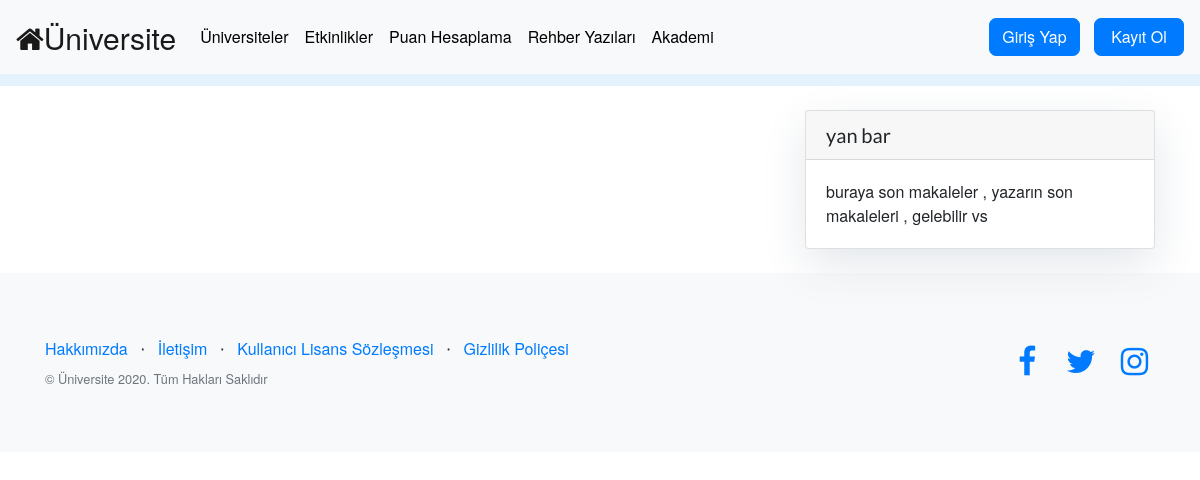
The page /blogs/ on the database as committed earlier.
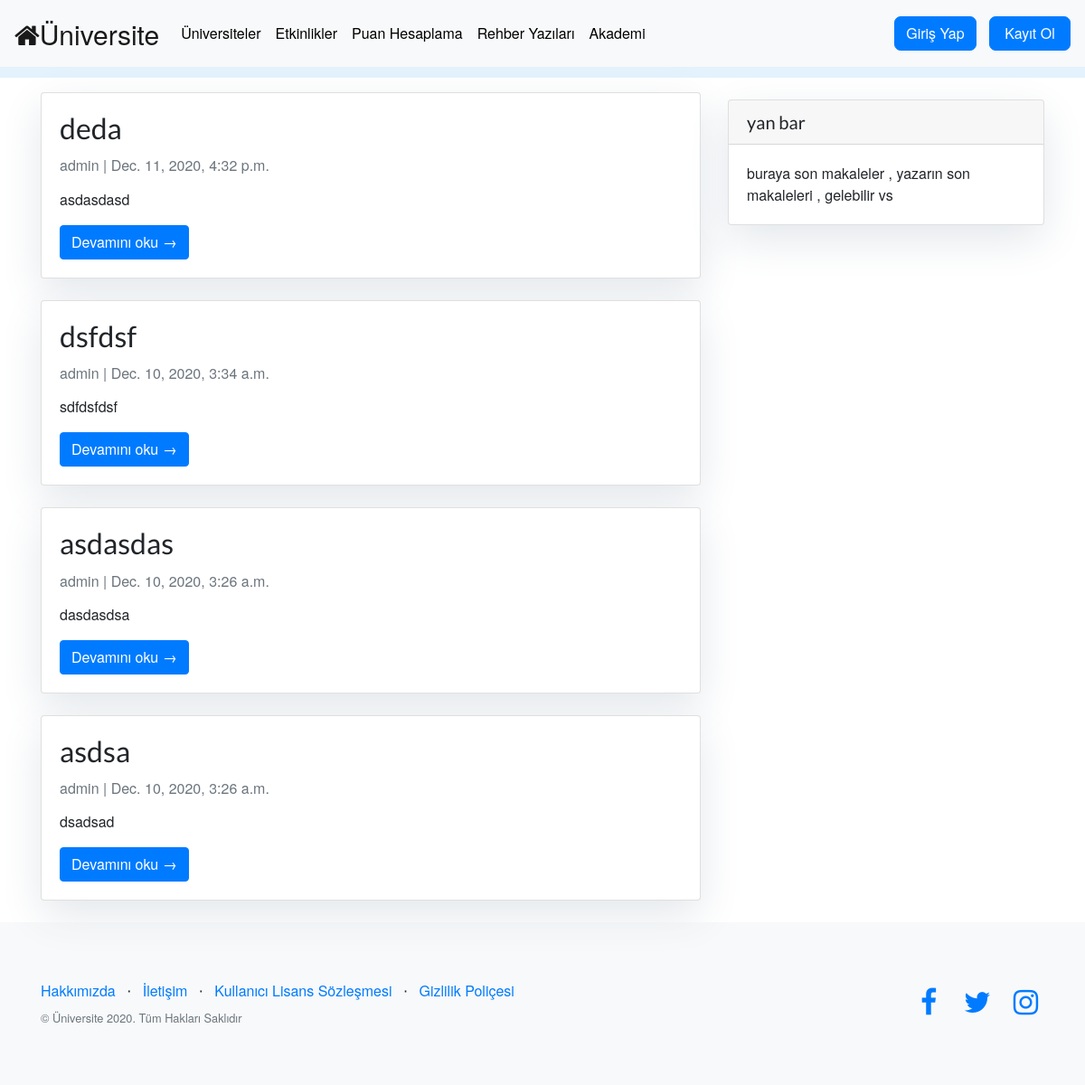
The same page on the database as committed later.
### Apps/blogs/models.py (models this page shows, shortened)
class Blog(models.Model):
    title = models.CharField(max_length=200)
    author = models.ForeignKey(
        settings.AUTH_USER_MODEL,
        on_delete=models.CASCADE,
    )
    body = models.TextField()
    updated_on = models.DateTimeField(auto_now= True)
    created_on = models.DateTimeField(auto_now_add=True)
    class Meta:
        ordering = ['-created_on']

### Apps/users/models.py (models this page shows)
class CustomUser(AbstractUser):
    age = models.PositiveIntegerField(null=True, blank=True)
    followingList = models.ManyToManyField('self', related_name='followerList',symmetrical=False,  blank=True)
    def GetFollowingList(self):
        return "\n".join([p.username for p in self.followingList.all()])
    def GetFollowerList(self):
        return "\n".join([p.username for p in self.followerList.all()])
    GetFollowingList.short_description = 'Following'
    GetFollowerList.short_description = 'Follower'

### Apps/blogs/views.py (the view)
# urls.py: path('', MakaleListView.as_view(), name='makale_home'),
class MakaleListView(ListView):
    model = Blog
    template_name = 'blogs/blog_home.html'

### Apps/blogs/templates/blogs/blog_home.html (shortened to what this page needs)
{% extends 'blogs/base.html' %}
{% block content_blogs %}
<div class="container">
    <div class="row">
        <div class="col-md-8 mt-3 left">
            {% for makale in object_list %}
            <div class="card cardShadow cardShadow mb-4">
                <div class="card-body">
                    <h2 class="card-title">{{ makale.title|slice:":50" }}</h2>
                    <p class="card-text text-muted h6">{{ makale.author }} | {{ makale.created_on}} </p>
                    <p class="card-text">{{makale.body|slice:":200" | linebreaks }}</p>
                    <a href="{% url 'blogs:makale_detail' makale.pk  %}" class="btn btn-primary">Devamını oku
                        &rarr;</a>
                </div>
            </div>
            {% endfor %}
        </div>
        {% block sidebar %} {% include 'blogs/sidebar.html' %} {% endblock sidebar %}
    </div>
</div>
{% endblock content_blogs %}

### Apps/blogs/templates/blogs/base.html (shortened to what this page needs)
{% extends 'users/base.html' %}
{% block content %}
 <nav class="navbar navbar-light" style="background-color: #e3f2fd;">
</nav>
{% block content_blogs %}
{% endblock content_blogs %}
{% endblock content %}

### Apps/users/templates/users/base.html (shortened to what this page needs)
<!DOCTYPE html>
<html>
<head>
    {% load static %}
    <link rel="stylesheet" href="{% static 'assets/bootstrap/css/bootstrap.min.css' %}">
    <link rel="stylesheet" href="https://cdn.jsdelivr.net/npm/bootstrap@4.5.3/dist/css/bootstrap.min.css">
    <link rel="stylesheet" href="{% static 'assets/fonts/font-awesome.min.css'%}">
    <link rel="stylesheet" href="{% static 'assets/fonts/simple-line-icons.min.css'%}">
    <link rel="stylesheet" href="https://cdnjs.cloudflare.com/ajax/libs/animate.css/3.5.2/animate.min.css">
    <link rel="stylesheet" href="https://cdnjs.cloudflare.com/ajax/libs/aos/2.2.0/aos.css">
    <link rel="stylesheet" href="{% static 'assets/css/magnific-popup.min.css'%}">
    <link rel="stylesheet" href="{% static 'assets/css/style.css'%}">
    <link rel="stylesheet" href="{% static 'assets/css/Bootstrap-Calendar.css'%}">
    <link rel="stylesheet" href="{% static 'assets/css/photo.min.css'%}">
    <link rel="stylesheet" href="https://unpkg.com/leaflet@1.7.1/dist/leaflet.css"
/>
</head>
<body style="min-height: 300px;">
    <nav class="navbar navbar-light navbar-expand fixed-top bg-light navigation-clean" id="navbar">
        <div class="container-fluid"><a class="navbar-brand" data-bs-hover-animate="swing" href="{% url 'users:index' %}"><i class="fa fa-home BrandIcon"></i>Üniversite</a>
            <div class="collapse navbar-collapse" id="navcol-1">
                <ul class="nav navbar-nav">
                    <li class="nav-item"><a class="nav-link" href="{% url 'universities:index' %}" style="color: rgb(0,0,0);" data-bs-hover-animate="swing">Üniversiteler</a></li>
                    <li class="nav-item"><a class="nav-link active" href="{% url 'calendars:index' %}" style="color: rgb(0,0,0);" data-bs-hover-animate="swing">Etkinlikler</a></li>
                    <li class="nav-item"><a class="nav-link" href="{% url 'apptercih:home' %}" style="color: rgb(0,0,0);" data-bs-hover-animate="swing">Puan Hesaplama</a></li>
                    <li class="nav-item"><a class="nav-link" href="{% url 'blogs:makale_home' %}" style="color: rgb(0,0,0);" data-bs-hover-animate="swing">Rehber Yazıları</a></li>
                    <li class="nav-item"><a class="nav-link" href="#" style="color: rgb(0,0,0);" data-bs-hover-animate="swing">Akademi</a></li>
                </ul>
                {% if not user.is_authenticated %}
                    <div class="overlay ml-auto">
                        <button class="btn btn-primary LoginBtn" type="button" data-toggle="modal" data-target="#signin" data-bs-hover-animate="pulse">Giriş Yap</button>
                        <button class="btn btn-primary RegisterBtn" type="button" data-toggle="modal" data-target="#signup" data-bs-hover-animate="pulse">Kayıt Ol</button>
                    </div>
                {% endif %}
            </div>
        </div>
    </nav>
    {% block content %}{% endblock content %}
    <footer class="footer bg-light">
        <div class="container">
            <div class="row">
                <div class="col-lg-6 my-auto h-100 text-center text-lg-left">
                    <ul class="list-inline mb-2">
                        <li class="list-inline-item"><a href="#">Hakkımızda</a></li>
                        <li class="list-inline-item"><span>⋅</span></li>
                        <li class="list-inline-item"><a href="#">İletişim</a></li>
                        <li class="list-inline-item"><span>⋅</span></li>
                        <li class="list-inline-item"><a href="{% url 'users:kullanicisozlesmesi' %}" >Kullanıcı Lisans Sözleşmesi</a></li>
                        <li class="list-inline-item"><span>⋅</span></li>
                        <li class="list-inline-item"><a href="{% url 'users:gizliliksozlesmesi' %}">Gizlilik Poliçesi</a></li>
                    </ul>
                    <p class="text-muted small mb-4 mb-lg-0">© Üniversite 2020. Tüm Hakları Saklıdır</p>
                </div>
                <div class="col-lg-6 my-auto h-100 text-center text-lg-right">
                    <ul class="list-inline mb-0">
                        <li class="list-inline-item"><a href="#"><i class="fa fa-facebook fa-2x fa-fw"></i></a></li>
                        <li class="list-inline-item"><a href="#"><i class="fa fa-twitter fa-2x fa-fw"></i></a></li>
                        <li class="list-inline-item"><a href="#"><i class="fa fa-instagram fa-2x fa-fw"></i></a></li>
                    </ul>
                </div>
            </div>
        </div>
    </footer>
</body>
</html>

### Apps/blogs/templates/blogs/sidebar.html
{% block sidebar %}
<div class="col-md-4 float-right ">
<div class="card cardShadow my-4">
        <h5 class="card-header">yan bar</h5>
    <div class="card-body">
        <p class="card-text"> buraya son makaleler , yazarın son makaleleri , gelebilir vs</p>
    </div>
</div>
</div>
{% endblock sidebar %}

### static/assets/css/style.css (style rules this page uses)
body { margin-top: 70px; }
.navbar-brand { font-size: 30px; }
.LoginBtn { min-width: 90px; margin: 10px; border-radius: 7px; }
.RegisterBtn { min-width: 90px; border-radius: 7px; }
body { font-family: Helvetica Neue,Roboto,Arial,Noto Sans,Courier,sans-serif; }

### Apps/blogs/templates/blogs/base.html (style rules this page uses)
.cardShadow { box-shadow: 0 16px 48px #E3E7EB; }

Rows that differ between the two databases and show on the page:
added Blog: title "deda", author "admin", created_on "Dec. 11, 2020, 4:32 p.m.", body "asdasdasd"
added Blog: title "dsfdsf", author "admin", created_on "Dec. 10, 2020, 3:34 a.m.", body "sdfdsfdsf"
added Blog: title "asdasdas", author "admin", created_on "Dec. 10, 2020, 3:26 a.m.", body "dasdasdsa"
added Blog: title "asdsa", author "admin", created_on "Dec. 10, 2020, 3:26 a.m.", body "dsadsad"
